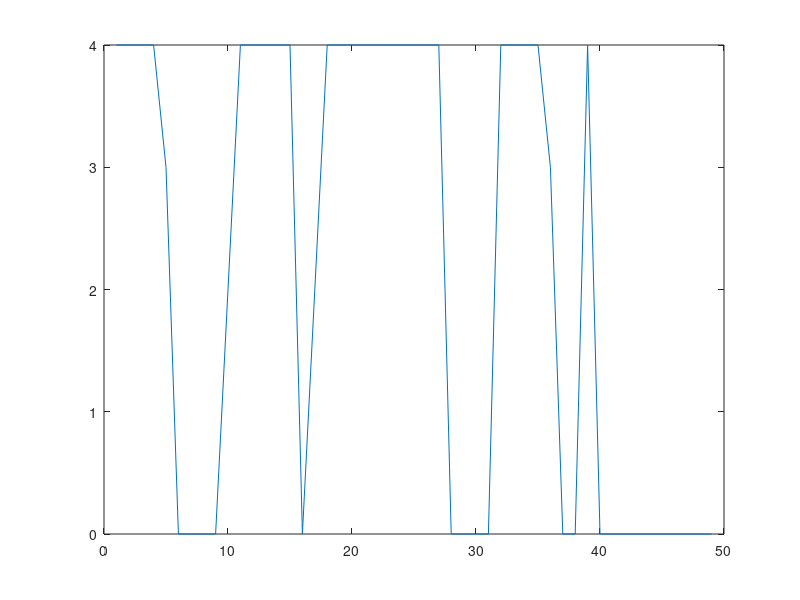

The MATLAB source for this figure:

alfa = 0.05;
beta = 0.05;
stav = 1;
sample_size = 4;
pocet_generovanych = 200;

one_counter = 0;
zero_counter = 0;

b = 1;

for i=1:pocet_generovanych
    if stav == 1
        data(i) = 1;
        one_counter = one_counter + 1;

        pravd = b.*rand();
        if pravd >= (1 - alfa)
            stav = 0;
        end
    else
        data(i) = 0;
        zero_counter = zero_counter + 1;

        pravd = b.*rand();
        if pravd >= (1-beta)
            stav = 1;
        end
    end
end

%samplovanie dat
pom_sum = sum(data(1:sample_size));
sampled_data(1) = pom_sum;

for i=1:(pocet_generovanych/sample_size)-1
    pom_sum = sum(data((i*sample_size)+1:(i*sample_size)+sample_size));
    sampled_data(i) = pom_sum;
end

plot(sampled_data)
